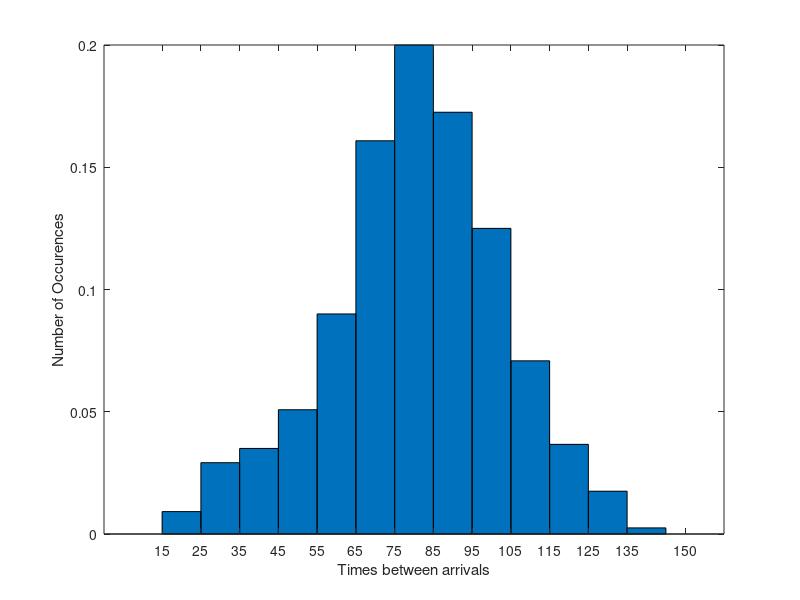
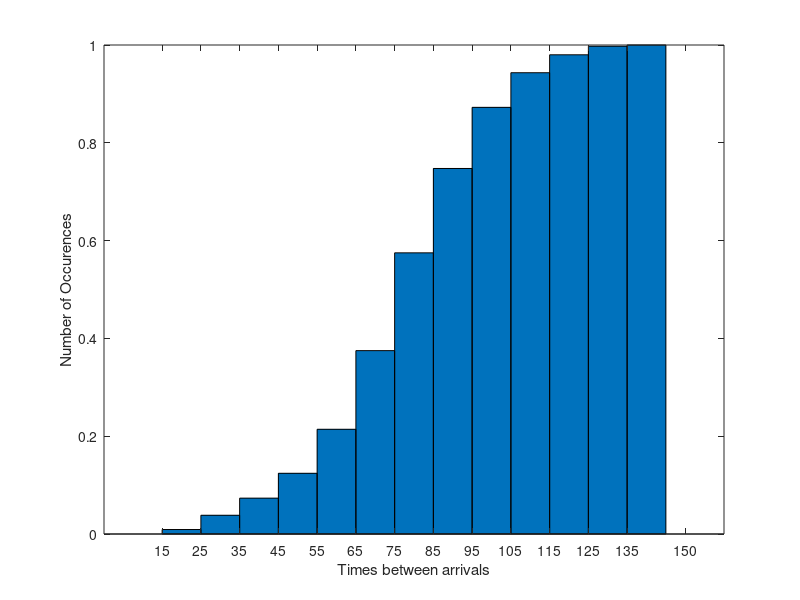
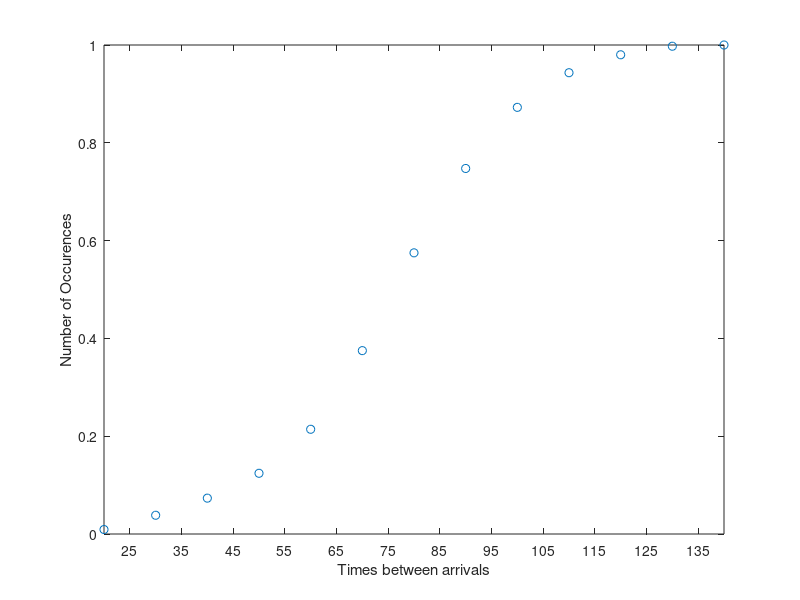

Reproduce these figures in MATLAB, in order. (Note: this script raises an error after producing the figures.)
clear all

n = 13;
d(1) = 15;

for i = 2:n
    d(i) = d(i-1) + 10;
end

occurences = [11 35 42 61 108 193 240 207 150 85 44 21 3];
p = occurences / sum(occurences);

%fix the ticks
dnew = d + 5;
xticks = d;

bar(dnew,p, 1)
set(gca, 'xTick', [d 150])
xlabel('Times between arrivals')
ylabel('Number of Occurences')

cum_p = cumsum(p); 
figure 
bar(dnew, cum_p, 1) 
xlabel('Times between arrivals')
ylabel('Number of Occurences') 
set(gca, 'xTick', [d 150])

figure 
plot(dnew, cum_p , 'o')
xlabel('Times between arrivals')
ylabel('Number of Occurences') 
set(gca, 'xTick', [d 150])

%S = cubicSpline(dnew,cum_p)
S = spline(dnew, cum_p);
ppval(S, 1200);

inverseS = spline(cum_p, dnew);

tableXVal = zeros(1, 100);
tableArrivalVal = zeros(1, 100);
for i = 1: 100
    between_a = rand;
    tableXVal(i) = between_a;
    
    between_b = ppval(inverseS, between_a);    
    tableArrivalVal(i) = between_b;

    
    between(i) = between_a + (between_b - between_a) * rand;  
end


T = table(tableXVal', tableArrivalVal');
[ harTime, maxHar, waitTime,maxWait,idleTime ] = modelFor2(n, between)








